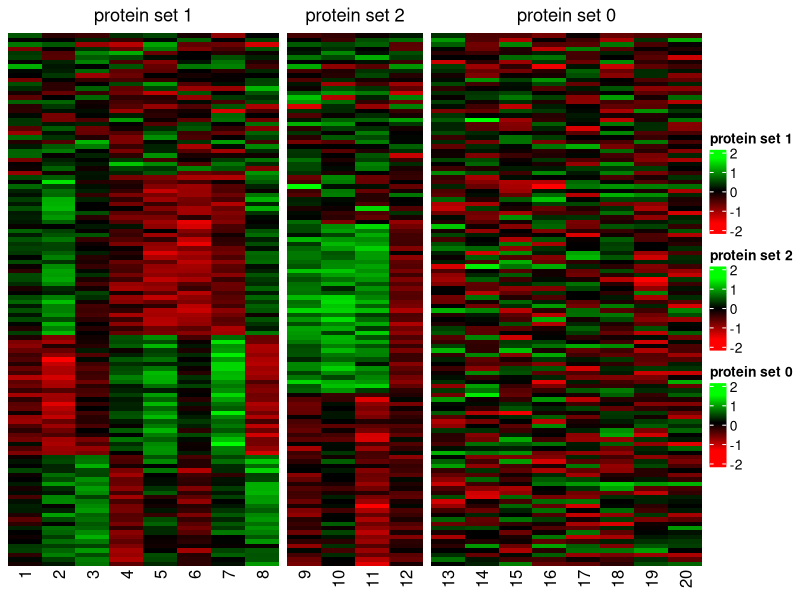
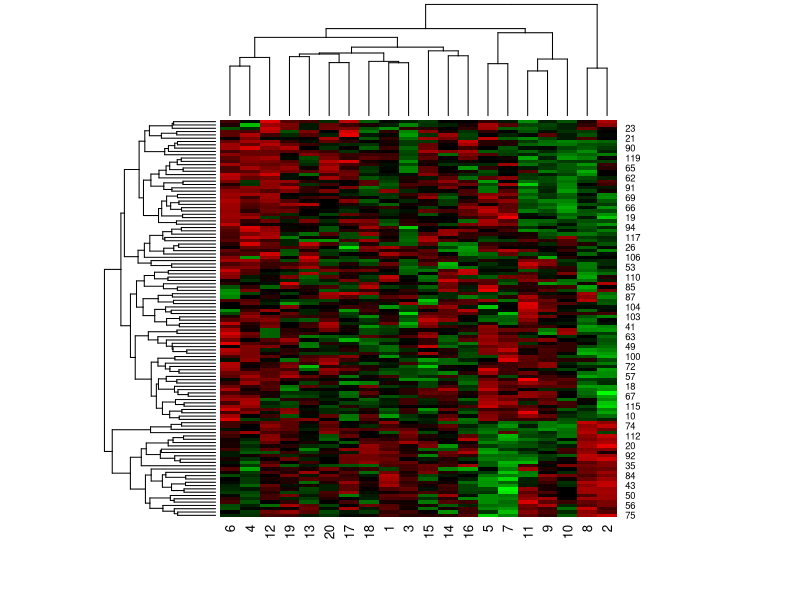
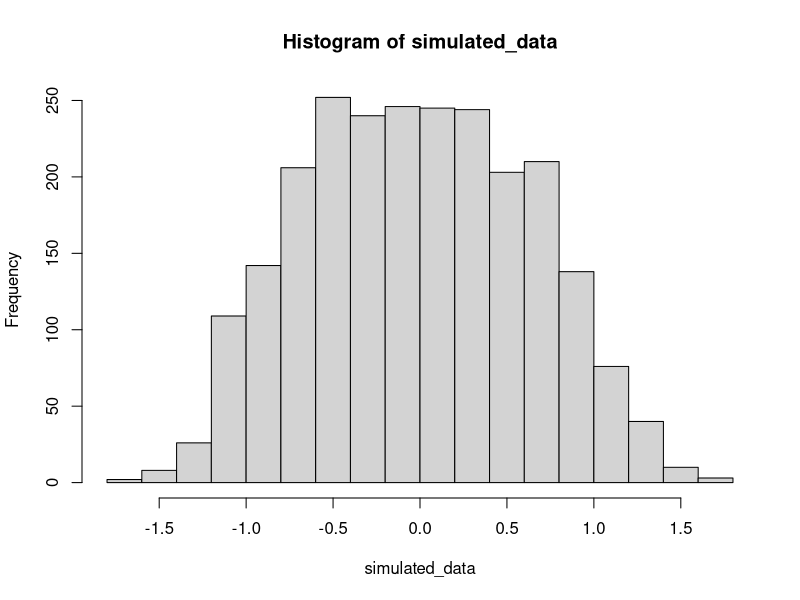

The R source for these figures, in order:
#########################################
#Protein Allocation
rm(list = ls())
G=20
N=120

w=rep(c(1,2,0),c(8,4,8))
W=rep(c(1,2,0),c(8,4,8))

#n_0=1
#n_1=1
#n_2=1
#set.seed(2)
#for(i in 1:20){
#  p_0=8/20
#  p_1=(1-(8/20))*(n_1/(.2+(n_0+n_1+n_2)))
#  p_2=(1-(8/20))*(n_2/(.2+(n_0+n_1+n_2)))
#  w[i]<-sample(0:2,size=1,prob=c(p_0,p_1,p_2))
#  if(w[i]==1){
#    n_1=n_1+1
#  }else if(w[i]==2){
#    n_2=n_2+1
#  }
#}

###########################################
#Sample Allocation

set.seed(1)
c_1=numeric(120)
c_2=numeric(120)
c_1=sample(0:3,size=120,replace = T)
c_2=sample(0:2,size=120,replace = T)


table(c_1)
table(c_2)

###########################################
#theta_stars 

#for active protein and active sample

library(MASS)
mu_mv=c(-.8,-.4,0,.4,.8)
sigma_mv=0.01*diag(5)
set.seed(3)

#Protein set 1

v=mvrnorm(n = 1, mu=mu_mv, Sigma=sigma_mv)
theta_star_Protein_set_1=sample(v,3)
for(i in 2:8){
  v=mvrnorm(n = 1, mu=mu_mv, Sigma=sigma_mv)
  theta_star_Protein_set_1=cbind(theta_star_Protein_set_1,sample(v,3))
}

#Protein set 2

v=mvrnorm(n = 1, mu=mu_mv, Sigma=sigma_mv)
theta_star_Protein_set_2=sample(v,2)
for(i in 2:4){
  v=mvrnorm(n = 1, mu=mu_mv, Sigma=sigma_mv)
  theta_star_Protein_set_2=cbind(theta_star_Protein_set_2,sample(v,2))
}

###########################################
#let's simulate data


active_sample=function(v){
  sigma=.3
  c=numeric()
  for(j in 1:length(v)){
    c[j]=rnorm(1,v[j],sigma)
  }
  return(c)
}

#
sigma=.3
Y_1=numeric()
theta_1=numeric()
for(i in 1:N){
  if(c_1[i]==1){
    Y_1=rbind(Y_1,active_sample(theta_star_Protein_set_1[1,]))
    theta_1=rbind(theta_1,theta_star_Protein_set_1[1,])
  }else if(c_1[i]==2){
    Y_1=rbind(Y_1,active_sample(theta_star_Protein_set_1[2,]))
    theta_1=rbind(theta_1,theta_star_Protein_set_1[2,])
  }else if(c_1[i]==3){
    Y_1=rbind(Y_1,active_sample(theta_star_Protein_set_1[3,]))
    theta_1=rbind(theta_1,theta_star_Protein_set_1[3,])
  }else{
    y=numeric()
    mu=numeric()
    for(j in 1:8){
      mu[j]=runif(1,-.8,.8)
      y[j]=rnorm(1,mu[j],sigma)
    }
    Y_1=rbind(Y_1,y)
    theta_1=rbind(theta_1,mu)
  }
}

dim(Y_1)
dim(theta_1)
#
theta_2=numeric()
Y_2=numeric()
for(i in 1:N){
  if(c_2[i]==1){
    Y_2=rbind(Y_2,active_sample(theta_star_Protein_set_2[1,]))
    theta_2=rbind(theta_2,theta_star_Protein_set_2[1,])
  }else if(c_2[i]==2){
    Y_2=rbind(Y_2,active_sample(theta_star_Protein_set_2[2,]))
    theta_2=rbind(theta_2,theta_star_Protein_set_2[2,])
  }else{
    y=numeric()
    mu=numeric()
    for(j in 1:4){
      mu[j]=runif(1,-.8,.8)
      y[j]=rnorm(1,mu[j],sigma)
    }
    Y_2=rbind(Y_2,y)
    theta_2=rbind(theta_2,mu)
  }
}

dim(Y_2)
dim(theta_2)



##
Y_3=numeric()
theta_3=numeric()

for(i in 1:8){
  mu=numeric()
  mu=runif(N,-.8,.8)
  Y_3=cbind(Y_3,active_sample(mu))
  theta_3=cbind(theta_3,mu)
}
dim(Y_3)
dim(theta_3)
##

simulated_data=cbind(Y_1,Y_2,Y_3)
theta_truth=cbind(theta_1,theta_2,theta_3)
dim(simulated_data)
head(simulated_data)
class(simulated_data)
colnames(simulated_data)=1:20
rownames(simulated_data)=1:120

colnames(theta_truth)=1:20
rownames(theta_truth)=1:120
#####################################################
#heatmap of simulated data


#install.packages("devtools")
#library(usethis)
#library(devtools)
#install_github("jokergoo/ComplexHeatmap")
library(grid)
library(ComplexHeatmap)

###
library(gplots)
col=redgreen(64)


#protein set 0
h_1=Heatmap(simulated_data[,13:20], cluster_rows = FALSE,cluster_columns = FALSE, 
            name="protein set 0",col=col,
            column_title = "protein set 0",show_row_names = FALSE)

#protein set 1
data_2=cbind(Y_1,c_1)
head(data_2)
data_2=data_2[order(data_2[,9]),]
colnames(data_2)=1:9
rownames(data_2)=1:120

h_2=Heatmap(data_2[,1:8], cluster_rows = FALSE,cluster_columns = FALSE
            ,name="protein set 1",col=col,
            column_title = "protein set 1",show_row_names = FALSE)



#Protein set 2
data_3=cbind(Y_2,c_2)
head(data_3)
data_3=data_3[order(data_3[,5]),]
colnames(data_3)=9:13
rownames(data_3)=1:120

h_3=Heatmap(data_3[,1:4], cluster_rows = FALSE,cluster_columns = FALSE, 
            name="protein set 2",col=col,
            column_title = "protein set 2",show_row_names = FALSE)


h=h_2+h_3+h_1
draw(h)

#############################################
#Hierarchical clustering

heatmap(simulated_data,col=col)

hist(simulated_data)
